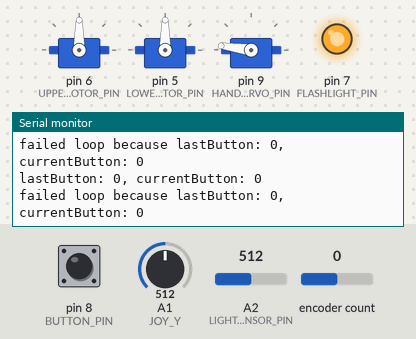
A program run on a simulated Arduino Uno, built with avr-gcc and run on an emulated ATmega328P. Parts: 3 × servo, output pins drawn as LEDs (lit = HIGH), the last lines printed to the serial monitor. Inputs (shaded band) come from the test bench; at power-on: encoder count 0, pin 8 (BUTTON_PIN) LOW, A1 (JOY_Y) = 512, A2 (LIGHT_SENSOR_PIN) = 512.

Above: at 1.2 s.
1.3 s: encoder count set to 1
At 1.35 s:
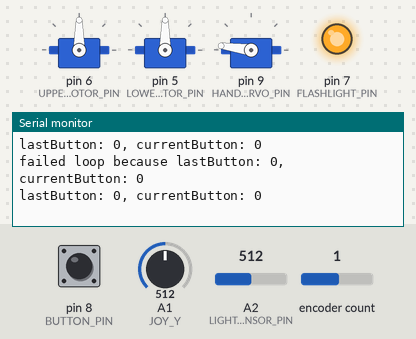
4.3 s: pin 8 (BUTTON_PIN) pulled HIGH for 0.15 s
At 5.7 s:
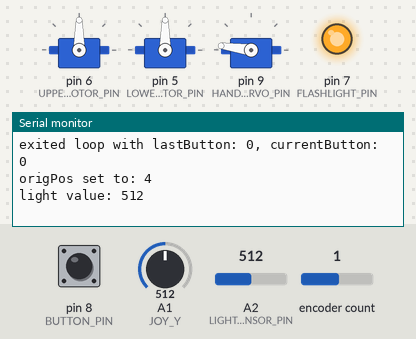

The program:

main.cpp
```cpp
#include <Arduino.h>
#include <vexMotor.h>
#include <Encoder.h>
#include <Servo.h>

#define LIGHT_SENSOR_PIN A2
#define HAND_SERVO_PIN 9
#define BUTTON_PIN 8
#define FLASHLIGHT_PIN 7
#define UPPER_MOTOR_PIN 6
#define LOWER_MOTOR_PIN 5
#define TOP_ENCODER_PIN 4
#define BOTTOM_ENCODER_PIN 3

#define JOY_Y A1

#define BAUD_RATE 9600

#define BUTTON_DELAY 30
#define MOTOR_DIST 410
#define HAND_SERVO_OPEN 172
#define HAND_SERVO_CLOSE 64
#define LIGHT_THRESHOLD 80

vexMotor lowerMotor, upperMotor;
vexMotor motors[] = {lowerMotor, upperMotor};
Encoder encoder(BOTTOM_ENCODER_PIN, TOP_ENCODER_PIN);

Servo handServo;

long prevPos, prevY, origPos = -999;
int16_t posHand = HAND_SERVO_OPEN;
enum state {
    calibratingOrigPos,
    waitLightThreshold,
    movingHandUp,
    closingHand,
    waitOpenHandButtonPress,
    openingHand,
    movingHandDown,
    calibratingHand
};

state _state = calibratingOrigPos;

state getState() {
    return _state;
}

bool setState(state newState) {
    auto temp = _state;
    _state = newState;
    return temp == newState;
}

void moveUp(byte speed = 255) {
    for (vexMotor motor : motors) {
        motor.write(speed);
    }
    // Serial.println(String("moving up at ") + speed + " velocity...");
}

void moveDown(byte speed = 255) {
    for (vexMotor motor : motors) {
        motor.write(-speed);
    }
    // Serial.println(String("moving down at ") + speed + " velocity...");
}

void stopMotors() {
    for (vexMotor motor : motors) {
        motor.write(0);
    }
    // Serial.println("stopped.");
}

void initMotors() {
    upperMotor.attach(UPPER_MOTOR_PIN);
    lowerMotor.attach(LOWER_MOTOR_PIN);
    // Serial.println("Initializing motors...");
}

bool buttonPressed() {
    bool wasInLoop = false;
    boolean lastButton = LOW;
    boolean currentButton = digitalRead(BUTTON_PIN);
    Serial.println(String("lastButton: ") + lastButton + ", currentButton: " + currentButton);
    while (lastButton != currentButton) {
        Serial.println(String("In loop; before delay with lastButton: ") + lastButton + ", currentButton: " +
                       currentButton);
        wasInLoop = true;
        delay(BUTTON_DELAY);
        Serial.println(
                String("after delay with lastButton: ") + lastButton + ", currentButton: " + currentButton);
        lastButton = currentButton;
        currentButton = digitalRead(BUTTON_PIN);
    }
    if (wasInLoop) {
        Serial.println(
                String("exited loop with lastButton: ") + lastButton + ", currentButton: " + currentButton);
        return true;
    } else {
        Serial.println(
                String("failed loop because lastButton: ") + lastButton + ", currentButton: " + currentButton);
        return false;
    }
}

void setup() {
    Serial.begin(BAUD_RATE);

    initMotors();

    handServo.attach(HAND_SERVO_PIN);
    handServo.write(HAND_SERVO_OPEN);

    pinMode(LIGHT_SENSOR_PIN, INPUT);
    pinMode(BUTTON_PIN, INPUT);
    pinMode(FLASHLIGHT_PIN, OUTPUT);
    digitalWrite(FLASHLIGHT_PIN, HIGH);
}

void loop() {
    switch (getState()) {
        case calibratingOrigPos: {
            const long currPos = encoder.read();
            if (currPos != prevPos) {
                prevPos = currPos;
                Serial.println(String("Encoder: ") + currPos);
            }

            const long currY = analogRead(JOY_Y);
            if (currY != prevY) {
                prevY = currY;
                // Serial.println(String("y: ") + currY);
                const long actualY = map(currY, 0, 1023, 255, -255);
                if (actualY > 0) {
                    moveUp(actualY);
                } else {
                    moveDown(-actualY);
                }
            }

            if (buttonPressed()) {
                origPos = currPos;
                setState(waitLightThreshold);

                Serial.println(String("origPos set to: ") + origPos);
            }
            break;
        }
        case waitLightThreshold: {
            Serial.println(String("light value: ") + analogRead(LIGHT_SENSOR_PIN));
            if (analogRead(LIGHT_SENSOR_PIN) >= LIGHT_THRESHOLD) {
                moveUp();
                setState(movingHandUp);
            }
            break;
        }
        case movingHandUp: {
            if (encoder.read() - origPos >= MOTOR_DIST) {
                stopMotors();
                setState(closingHand);
                Serial.println("Set state to closingHand!");
            }
            break;
        }
        case closingHand: {
            Serial.println("Writing stuff to the hand servo");
            handServo.write(HAND_SERVO_CLOSE);
            setState(waitOpenHandButtonPress);
            break;
        }
        case waitOpenHandButtonPress: {
            if (buttonPressed()) {
                setState(openingHand);
            }
            break;
        }
        case openingHand: {
            handServo.write(HAND_SERVO_OPEN);
            moveDown();
            setState(movingHandDown);
            break;
        }
        case movingHandDown: {
            if (encoder.read() == origPos) {
                stopMotors();
                setState(waitLightThreshold);
            }
            break;
        }
        case calibratingHand: {
            const long actualY = map(analogRead(JOY_Y), 0, 1023, 255, -255);
            if (actualY >= 128) {
                Serial.println(String("Moving up because actualY: ") + actualY);
                posHand++;
            } else if (actualY <= -128) {
                Serial.println(String("Moving down because actualY: ") + actualY);
                posHand--;
            }
            handServo.write(posHand);
            Serial.println(String("Hand servo: ") + posHand);
            delay(50);
            break;
        }
    }
    // wait until light level below threshold
    // move hand up x degrees of rotation
    // close hand
    // wait until button press
    // open hand
    // move hand down -x degrees of rotation
}
```

Measured:
- after the input at 4.3 s, the serial monitor: prints a new line after 0.10 s (image 2)
